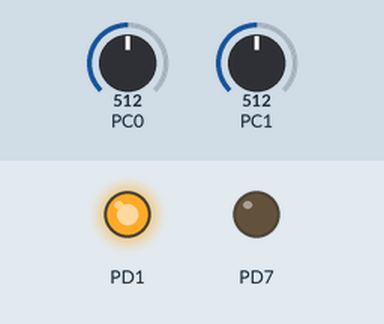
Bench run of a program on a simulated ATmega328P, built with avr-gcc and emulated at 20 MHz. Shown: output pins drawn as LEDs (lit = HIGH). The inputs (shaded band) are chosen by the test bench; at power-on: PC0 = 512, PC1 = 512.

Above: at 0.1 s.
Timing chart, 0 to 1.6 s (numbered marks = the images above):
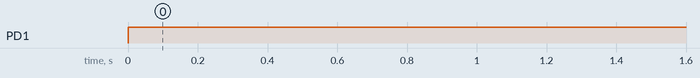

The program:

main.cpp
```cpp
/*
 * Speedster.cpp
 *
 * Created: 29/04/2018 21:59:23
 * Author : Javier Rodriguez Posada
 */

#define F_CPU 20000000
#include <avr/io.h>
#include <util/delay.h>
#include "Senses/QTRA_Sensor.h"
#include "Pololu/Time/OrangutanTime.h"

int main(void)
{
	DDRD |= (1<<DDD1);
	PORTD &= ~(1<<PORTD7);

	unsigned char sensor_pins[] = {ADC0_PIN,ADC1_PIN};
	Senses::QTRASensor qtra_sensor(sensor_pins,2,5);

    /* Replace with your application code */
    while (1)
    {
		unsigned int values[2] = {0,0};
		qtra_sensor.Read(values);
		PORTD |= (1<<PORTD1);
		OrangutanTime::delayMilliseconds(values[0]);
		PORTD &= ~(1<<PORTD1);
		OrangutanTime::delayMilliseconds(values[1]);
    }
}
```

OrangutanTime.cpp
```cpp
/*
  OrangutanTime.cpp - Library for timing routines, calibrated for Orangutan, which runs at 20 MHz.
  This should *NOT* be used as an Arduino library.
*/

/*
 * Written by Ben Schmidel et al., July 30, 2008.
 * Copyright (c) 2008-2012 Pololu Corporation. For more information, see
 *
 *   http://www.pololu.com
 *   http://forum.pololu.com
 *   http://www.pololu.com/docs/0J18
 *
 * You may freely modify and share this code, as long as you keep this
 * notice intact (including the two links above).  Licensed under the
 * Creative Commons BY-SA 3.0 license:
 *
 *   http://creativecommons.org/licenses/by-sa/3.0/
 *
 * Disclaimer: To the extent permitted by law, Pololu provides this work
 * without any warranty.  It might be defective, in which case you agree
 * to be responsible for all resulting costs and damages.
 */

#ifndef F_CPU
#define F_CPU 20000000UL
#endif

// Define a macro so that OrangutanTime.h can exclude definitions that
// conflict with the C-only functions defined here.
#define OrangutanTime_cpp

#include "OrangutanTime.h"
#include <avr/interrupt.h>

volatile unsigned long tickCount = 0;	// incremented by 256 every T2 OVF (units of 0.4 us)
volatile unsigned long msCounter = 0;	// returned by millis(), updated by T2 OVF ISR
unsigned int us_over_10 = 0;			// in units of 10^-7 s (intentionally not volatile)

extern "C" void TIMER2_OVF_vect() __attribute__((naked, __INTR_ATTRS));
extern "C" void TIMER2_OVF_vect()
{
	__asm__ volatile (
		//save values of registers we need to use here
		"push r2"					"\n\t"	// SREG holder
		"push r24"					"\n\t"	// save the registers we will use on the stack
		"push r25"					"\n\t"	//  so that we can restore them at the end
		"in   r2, 0x3f"				"\n\t"	// 0x3f is SREG

		// update tickCount by adding 256 (i.e. 1 to second least significant byte)
		"lds  r24, tickCount+1"	"\n\t"	// load 2nd lowest byte of tickCount from RAM
		"lds  r25, tickCount+2"	"\n\t"	// load next lowest byte of tickCount from RAM
		"adiw r24, 1"				"\n\t"	// add 1 to the word r24:r25
		"sts  tickCount+1, r24"	"\n\t"	// save byte to RAM
		"sts  tickCount+2, r25"	"\n\t"	// save byte to RAM
		"ldi  r25, 0"				"\n\t"	// load 0 into r25
		"lds  r24, tickCount+3"	"\n\t"	// load 4th byte of tickCount from RAM
		"adc  r24, r25"				"\n\t"	// add carry from previous additon operation
		"sts  tickCount+3, r24"	"\n\t"	// save the byte to RAM

		// update us_over_10 by adding 1024 (i.e. 4 to the high byte)
		"lds  r25, us_over_10+1"	"\n\t"	// load high byte of us_over_10 from RAM
		"subi r25, 252"				"\n\t"	// add 4 to the high byte (i.e. us_over_10 + 1024)
		"sts  us_over_10+1, r25"	"\n\t"	// save the new value to us_over_10 (in RAM)
		"lds  r24, us_over_10"		"\n\t"	// load the low byte of us_over_10

		"subi r24, 0x10"			"\n\t"	// with the following line, subtract 10000
		"sbci r25, 0x27"			"\n\t"	//  from r25:r24 (i.e. us_over_10 - 10000)
		"brcs end"					"\n\t"	// branch to "end" if carry flag is set
											// (i.e. if (us_over_10 < 10000) goto end)
		"sts  us_over_10+1, r25"	"\n\t"	// with the following line,
		"sts  us_over_10, r24"		"\n\t"	//  us_over_10 = us_over_10 - 10000

		"lds  r24, msCounter"		"\n\t"	// load lowest byte of msCounter from RAM
		"lds  r25, msCounter+1"		"\n\t"	// load next lowest byte of msCounter from RAM
		"adiw r24, 1"				"\n\t"	// add 1 to the word r24:r25
		"sts  msCounter, r24"		"\n\t"	// save byte to RAM
		"sts  msCounter+1, r25"		"\n\t"	// save byte to RAM
		"ldi  r25, 0"				"\n\t"	// load 0 into r25
		"lds  r24, msCounter+2"		"\n\t"	// load 3rd byte of msCounter from RAM
		"adc  r24, r25"				"\n\t"	// add carry from previous additon operation
		"sts  msCounter+2, r24"		"\n\t"	// save the byte to RAM
		"lds  r24, msCounter+3"		"\n\t"	// load highest byte of msCounter from RAM
		"adc  r24, r25"				"\n\t"	// carry from previous addition operation
		"sts  msCounter+3, r24"		"\n\t"	// save the byte to RAM

		"end: out 0x3f, r2"			"\n\t"	// restore SREG
		"pop r25"					"\n\t"	// restore the registers we used in this ISR
		"pop r24"					"\n\t"
		"pop r2"					"\n\t"

		"reti"						"\n\t"	// return
		);
}

// Standard aliases for the static class functions, accessible from C.
// There are some inline ones defined to alias to these in the C
// header files.  Also, delay_us() is only in the header, since it's
// inline assembly code.

extern "C" {
	unsigned long get_ticks() { return OrangutanTime::ticks(); }
	unsigned long ticks_to_microseconds(unsigned long numTicks)
	{
		return OrangutanTime::ticksToMicroseconds(numTicks);
	}
	unsigned long get_ms() { return OrangutanTime::ms(); }
	void delay_ms(unsigned int milliseconds) { OrangutanTime::delayMilliseconds(milliseconds); }
	void time_reset() { OrangutanTime::reset(); }
}

// number of ticks (in units of 0.4 us) that have elapsed since OrangutanTime was
// initialized.
unsigned long OrangutanTime::ticks()
{
	init();
	TIMSK2 &= ~(1 << TOIE2);	// disable timer2 overflow interrupt
	unsigned long numTicks = TCNT2 | tickCount;	// TCNT2 is lowest byte of tickCount
	if (TIFR2 & (1 << TOV2))	// if TCNT2 has overflowed since we disabled t2 ovf interrupt
	{
		// NOTE: it is important to perform this computation again.  If we use a value of TCNT2 read
		// before we checked for the overflow, it might be something like 255 while it becomes 0 after
		// the overflow.  Using an old value could produce a result that is bigger than it should be.
		// For example, the following line should *NOT* be: numTicks += 256;
		numTicks = TCNT2 | (tickCount + 256);		// compute ticks again and add 256 for the overflow
	}
	TIMSK2 |= 1 << TOIE2;	// enable timer2 overflow interrupt
	return numTicks;
}


// this function can be used on a time differential to find out how many microseconds have
// elapsed over a period.  For example:
// unsigned long ticks = OrangutanTime::ticks();
// ... (do something)
// unsigned long elapsedMicroseconds = OrangutanTime::ticksToMicroseconds(OrangutanTime::ticks() - ticks);
unsigned long OrangutanTime::ticksToMicroseconds(unsigned long numTicks)
{
	return (numTicks * 2 + 2) / 5;
}

// NOTE: we intentionally do not use the tick counter to compute elapsed milliseconds because
// that would lead to a result that does not overflow on an even data boundary, so doing
// differential time computations would give an incorrect result across an overflow.  Our
// method for tracking elapsed milliseconds gives a correct result when performing a time
// differential across an overflow.
unsigned long OrangutanTime::ms()
{
	init();
	unsigned long value;
	TIMSK2 &= ~(1 << TOIE2);	// disable timer2 overflow interrupt
	value = msCounter;
	TIMSK2 |= 1 << TOIE2;	// enable timer2 overflow interrupt
	return value;
}

void OrangutanTime::delayMilliseconds(unsigned int milliseconds)
{
	while (milliseconds--)
	  delayMicroseconds(1000);
}

void OrangutanTime::init2()
{
	TIMSK2 &= ~(1 << TOIE2);	// disable timer2 overflow interrupt

/*  40 kHz operation
		us_over_10_increment = 255;	// increment us_over_10 by this every timer 2 overflow
		TCCR2A &= ~0x03;	// phase correct PWM, TOP = 0xFF
		TCCR2A |= 0x01;
		TCCR2B &= 0xF0;
		TCCR2B |= 0x01;		// timer2 ticks at 20 MHz (prescaler = 1)
*/

	TCCR2A |= 0x03;		// fast PWM, TOP = 0xFF
	TCCR2B &= 0xF0;
	TCCR2B |= 0x02;		// timer 2 ticks at 2.5 MHz (prescaler = 8)

	TIFR2 |= 1 << TOV2;	// clear timer2 overflow flag
	TIMSK2 |= 1 << TOIE2;	// enable timer2 overflow interrupt
	sei();				// enable global interrupts
}

// resets millisecond counter, but does not reset tick counter
void OrangutanTime::reset()
{
	init();
	TIMSK2 &= ~(1 << TOIE2);	// disable timer2 overflow interrupt
	msCounter = 0;
	us_over_10 = 0;
	TIMSK2 |= 1 << TOIE2;	// enable timer2 overflow interrupt
}


// Local Variables: **
// mode: C++ **
// c-basic-offset: 4 **
// tab-width: 4 **
// indent-tabs-mode: t **
// end: **
```

OrangutanTime.h
```cpp
/*
  OrangutanTime.h - Library for timing routines, calibrated for Orangutan, which runs at 20 MHz.
  This should *NOT* be used as an Arduino library.
*/

/*
 * Written by Ben Schmidel et al., July 30, 2008.
 * Copyright (c) 2008-2012 Pololu Corporation. For more information, see
 *
 *   http://www.pololu.com
 *   http://forum.pololu.com
 *   http://www.pololu.com/docs/0J18
 *
 * You may freely modify and share this code, as long as you keep this
 * notice intact (including the two links above).  Licensed under the
 * Creative Commons BY-SA 3.0 license:
 *
 *   http://creativecommons.org/licenses/by-sa/3.0/
 *
 * Disclaimer: To the extent permitted by law, Pololu provides this work
 * without any warranty.  It might be defective, in which case you agree
 * to be responsible for all resulting costs and damages.
 */

#ifndef OrangutanTime_h
#define OrangutanTime_h

#ifdef __cplusplus

class OrangutanTime
{
  public:

    // Constructor (doesn't do anything).
	OrangutanTime();

	// Resets the ms and us counters to zero.
	static void reset();

	// Returns the number of elapsed ticks (in units of 0.4 us)
	static unsigned long ticks();

	// Converts ticks to microseconds
	static unsigned long ticksToMicroseconds(unsigned long numTicks);

	// Returns the number of elapsed milliseconds.
	static unsigned long ms();

	// Returns the number of elapsed microseconds.
	static unsigned long us();

	// Delays for the specified number of milliseconds.
	static void delayMilliseconds(unsigned int milliseconds);

	// Delays for for the specified nubmer of microseconds.
	static inline void delayMicroseconds(unsigned int microseconds)
	{
		__asm__ volatile (
						  "1: push r22"     "\n\t"
						  "   ldi  r22, 4"  "\n\t"
						  "2: dec  r22"     "\n\t"
						  "   brne 2b"      "\n\t"
						  "   pop  r22"     "\n\t"
						  "   sbiw %0, 1"   "\n\t"
						  "   brne 1b"
						  : "=w" ( microseconds )
						  : "0" ( microseconds )
						  );
	}


  private:

	// Initializes the timer.  This must be called before the
	// milliseconds/microseconds elapsed time functions are used.  It
	// is not required for the delay functions.

	static inline void init()
	{
		static unsigned char initialized = 0;

		if (!initialized)
		{
			initialized = 1;
			init2();
		}
	}

	// initializes timer 2 for timing (in a way that is compatible with
	// other Orangutan libraries)
	static void init2();

};

extern "C" {
#endif

// these are defined in the .cpp file:
unsigned long get_ticks(void);
unsigned long ticks_to_microseconds(unsigned long ticks);
unsigned long get_ms(void);
void delay_ms(unsigned int milliseconds);
void time_reset(void);

// This is inline for efficiency:
static inline void delay_us(unsigned int microseconds)
{
  __asm__ volatile (
		    "1: push r22"     "\n\t"
		    "   ldi  r22, 4"  "\n\t"
		    "2: dec  r22"     "\n\t"
		    "   brne 2b"      "\n\t"
		    "   pop  r22"     "\n\t"
		    "   sbiw %0, 1"   "\n\t"
		    "   brne 1b"
		    : "=w" ( microseconds )
		    : "0" ( microseconds )
		    );
}

// These are alternative aliases:
static inline void delay(unsigned int milliseconds) { delay_ms(milliseconds); }
static inline unsigned long millis(void) { return get_ms(); }
static inline void delayMicroseconds(unsigned int microseconds) { delay_us(microseconds); }

#ifdef __cplusplus
}
#endif

#endif

// Local Variables: **
// mode: C++ **
// c-basic-offset: 4 **
// tab-width: 4 **
// indent-tabs-mode: t **
// end: **
```

qtra_sensor.cpp
```cpp
/*
 * QTRA_Sensor.cpp
 *
 * Created: 01/05/2018 13:11:40
 *  Author: Javier Rodriguez Posada
 */

#include <avr/io.h>
#include "Pololu/Time/OrangutanTime.h"

#include "QTRA_Sensor.h"

Senses::QTRASensor::QTRASensor(unsigned char* sensorPins, unsigned char numSensors, unsigned char numSamplesPerSensor)
{
	unsigned char currentPin = 0;

	calibratedMinimumOn=0;
	calibratedMaximumOn=0;
	calibratedMinimumOff=0;
	calibratedMaximumOff=0;

	if (numSensors > QTRA_MAX_SENSORS)
	{
		this->numSensors = QTRA_MAX_SENSORS;
	}
	else
	{
		this->numSensors = numSensors;
	}

	this->numSamplesPerSensor = numSamplesPerSensor;

	// Sensors pins mask
	portMask = 0;
	for(currentPin = 0; currentPin < numSensors; currentPin++)
	{
		this->sensorPins[currentPin] = sensorPins[currentPin];
		portMask |= (1 << sensorPins[currentPin]);
	}

	// Do not mask ADC6 and ADC7
	portMask &= ~(1 << ADC6_PIN) & ~(ADC7_PIN);

	// Configure ADC settings. Prescalar set to 156kHz
	ADCSRA |= (1 << ADEN)| (1 << ADPS2) | (1 << ADPS1) | (1 << ADPS0);

	// Set emitter pin to output.
	DDRD |= (1 << DDD7);

	// Turn off the emitter
	EmittersOff();
}

void Senses::QTRASensor::ReadRaw(unsigned int* sensorValues)
{
	unsigned char sumplesDone = 0;
	unsigned char currentSensor = 0;

	// Store current state of various registers.
	unsigned char admux = ADMUX;
	unsigned char adcsra = ADCSRA;
	unsigned char ddr = DDRD;
	unsigned char port = PORTD;

	// Wait for any current conversion to finish.
	while (ADCSRA & (1 << ADSC));

	// Reset values.
	for (currentSensor = 0; currentSensor < numSensors; currentSensor++)
	{
		sensorValues[currentSensor] = 0;
	}

	// Set all sensors pins to high-Z inputs
	DDRC &= ~portMask;
	PORTC &= ~portMask;

	for (sumplesDone = 0; sumplesDone < numSamplesPerSensor; sumplesDone++)
	{
		for (currentSensor = 0; currentSensor < numSensors; currentSensor++)
		{
			// Set analog input channel
			ADMUX = (1 << REFS0) | sensorPins[currentSensor];

			// Start the conversion.
			ADCSRA |= (1 << ADSC);

			// Wait for conversion to finish.
			while (ADCSRA & (1 << ADSC));

			// Add in the conversion result.
			sensorValues[currentSensor] += ADC;
		}
	}

	// Mean
	for (currentSensor = 0; currentSensor < numSensors; currentSensor++)
	{
		sensorValues[currentSensor] /= numSensors;
	}

	// Restore registry default values.
	ADMUX = admux;
	ADCSRA = adcsra;
	PORTD = port;
	DDRD = ddr;
}

void Senses::QTRASensor::Read(unsigned int* sensorValues)
{
	unsigned char sensor = 0;

	ReadRaw(sensorValues);

	for (sensor = 0; sensor < numSensors; sensor++)
	{
		// old range: [A-B]
		// new range: [C-D]
		// Y = (X-A)/(B-A) * (D-C) + C
		sensorValues[sensor] = ((sensorValues[sensor] - calibrationMessures[sensor][0]) / (calibrationMessures[sensor][1] - calibrationMessures[sensor][0])) * 999;
	}
}

unsigned int Senses::QTRASensor::ReadLine(unsigned int* sensorValues, bool whiteLine)
{
	unsigned int result = 0;
	unsigned int sum = 0;
	unsigned char sensor;

	Read(sensorValues);

	// For loop is repeated to increase speed.
	if (whiteLine)
	{
		for (sensor = 0; sensor < numSensors; sensor++)
		{
			sensorValues[sensor] = 1000 - sensorValues[sensor];
			result = sensorValues[sensor] * (sensor + 1 );
			sum += sensorValues[sensor];
		}
	}
	else
	{
		for (sensor = 0; sensor < numSensors; sensor++)
		{
			result = sensorValues[sensor] * (sensor + 1 );
			sum += sensorValues[sensor];
		}
	}

	result /= sum;

	return result;
}

void Senses::QTRASensor::EmittersOff()
{
	PORTD &= ~(1<<DDD7);
}

void Senses::QTRASensor::EmittersOn()
{
	PORTD |= (1<<DDD7);
}

void Senses::QTRASensor::Calibrate()
{
	unsigned char sumplesDone = 0;
	unsigned char currentSensor = 0;

	// Store current state of various registers.
	unsigned char admux = ADMUX;
	unsigned char adcsra = ADCSRA;
	unsigned char ddr = DDRD;
	unsigned char port = PORTD;

	// Wait for any current conversion to finish.
	while (ADCSRA & (1 << ADSC));

	// Reset values.
	for (currentSensor = 0; currentSensor < numSensors; currentSensor++)
	{
		// Initializes minimum value to maximum.
		calibrationMessures[currentSensor][0] = 999;

		// Initializes maximum value to minimum.
		calibrationMessures[currentSensor][1] = 0;
	}

	// Set all sensors pins to high-Z inputs
	DDRC &= ~portMask;
	PORTC &= ~portMask;

	for (sumplesDone = 0; sumplesDone < numSamplesPerSensor * 3; sumplesDone++)
	{
		for (currentSensor = 0; currentSensor < numSensors; currentSensor++)
		{
			// Set analog input channel
			ADMUX = (1 << REFS0) | sensorPins[currentSensor];

			// Start the conversion.
			ADCSRA |= (1 << ADSC);

			// Wait for conversion to finish.
			while (ADCSRA & (1 << ADSC));

			// Adjust minimum and maximum sensor values.
			if (ADC < calibrationMessures[currentSensor][0])
			{
				calibrationMessures[currentSensor][0] = ADC;
			}

			if (ADC > calibrationMessures[currentSensor][1])
			{
				calibrationMessures[currentSensor][1] = ADC;
			}
		}

		OrangutanTime::delayMilliseconds(200);
	}

	// Restore registry default values.
	ADMUX = admux;
	ADCSRA = adcsra;
	PORTD = port;
	DDRD = ddr;
}
```

Source omitted: qtra_sensor.h (2059 bytes), OrangutanTime.cpp (7834 bytes), OrangutanTime.h (3487 bytes)

Measured:
- by itself, PD1: LOW → HIGH at 0.00 s
